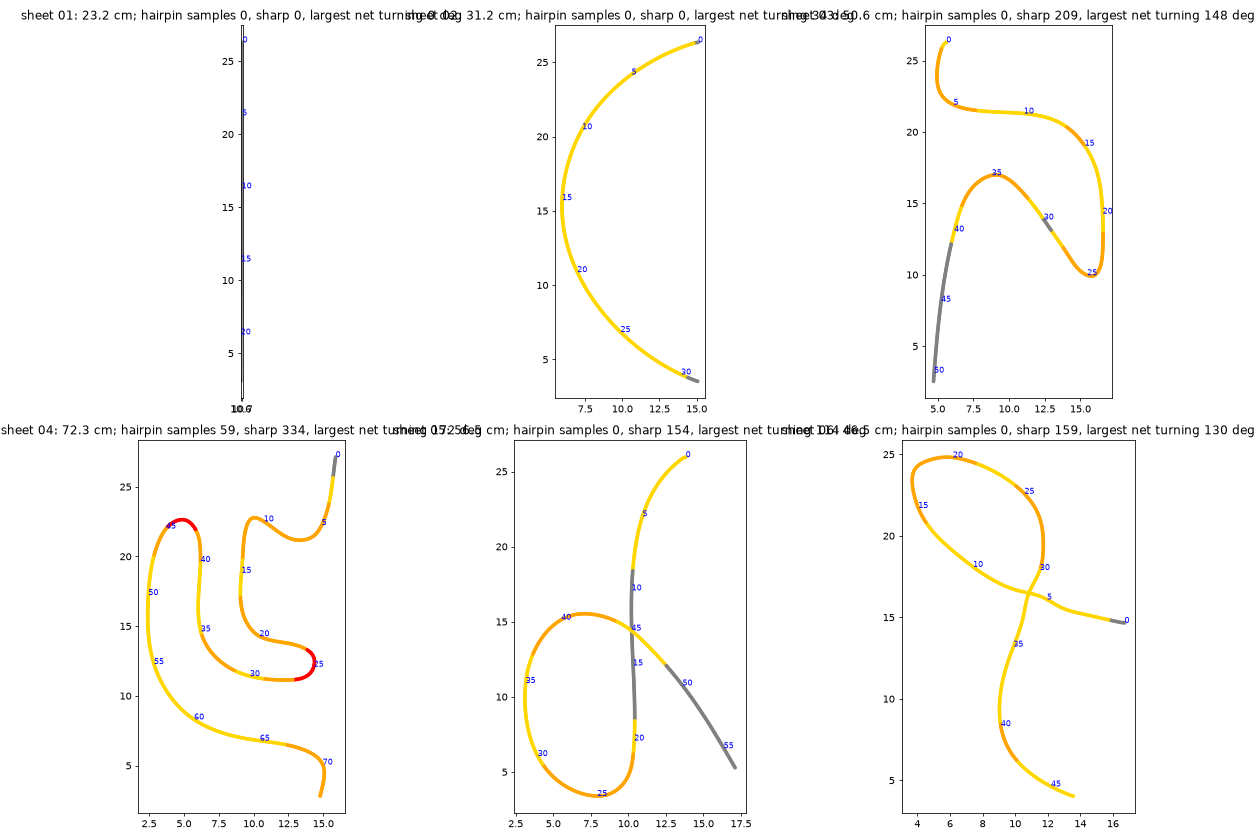

Here is the Python script that generated this plot:
"""
Verifier's drawing of the traced lines of the six sheets with the arc length written along them, and the verifier's own
turning measure (how much the line's direction changes within 3 cm before and after each place).

Read-only; reads ../inputs/audit_line_profiles.npz (the analyst's copy of the audit's traced lines) and writes one PNG.
"""

from pathlib import Path

import matplotlib
matplotlib.use("Agg")
import numpy
from matplotlib import pyplot

LINE_PARAMETERS = {
    "profiles_path": Path(__file__).resolve().parent.parent / "inputs" / "audit_line_profiles.npz",
    "half_window_cm": 3.0,
    "label_every_cm": 5.0
}


def own_turning(points: numpy.ndarray, half_window_cm: float) -> tuple:
    """
    Return the line's absolute and net turning within a window round every sample (the verifier's own code).

    The heading is taken from chords of 1 cm (not from single 1-mm steps), which removes the tracing noise without a
    separate smoothing step.

    Parameters
    ----------
    points : numpy.ndarray
        (samples, 2) in cm, one sample every 0.1 cm.
    half_window_cm : float
        Half the window along the line.

    Returns
    -------
    tuple of numpy.ndarray
        Absolute turning and net turning in degrees, per sample.
    """

    count = len(points)
    chord = 5
    ahead = numpy.clip(numpy.arange(count) + chord, 0, count - 1)
    behind = numpy.clip(numpy.arange(count) - chord, 0, count - 1)
    vector = points[ahead] - points[behind]
    heading = numpy.unwrap(numpy.arctan2(vector[:, 1], vector[:, 0]))
    half = int(round(half_window_cm / 0.1))
    absolute = numpy.zeros(count)
    net = numpy.zeros(count)
    change = numpy.abs(numpy.diff(heading, prepend = heading[0]))
    cumulative = numpy.cumsum(change)
    for index in range(count):
        low, high = max(0, index - half), min(count - 1, index + half)
        absolute[index] = numpy.degrees(cumulative[high] - cumulative[low])
        net[index] = numpy.degrees(heading[high] - heading[low])
    return absolute, net


if __name__ == "__main__":
    settings = dict(LINE_PARAMETERS)
    profiles = numpy.load(settings["profiles_path"])
    figure, axes = pyplot.subplots(2, 3, figsize = (18, 12))
    for axis, number in zip(axes.ravel(), ["01", "02", "03", "04", "05", "06"]):
        points, arc = profiles[f"points_{number}"], profiles[f"arc_{number}"]
        absolute, net = own_turning(points, settings["half_window_cm"])
        kind_colour = numpy.where(numpy.abs(net) >= 150, "red", numpy.where(absolute >= 60, "orange", numpy.where(absolute >= 15, "gold", "grey")))
        axis.scatter(points[:, 0], points[:, 1], c = kind_colour, s = 8)
        for label_cm in numpy.arange(0.0, arc[-1], settings["label_every_cm"]):
            index = int(numpy.argmin(numpy.abs(arc - label_cm)))
            axis.annotate(f"{label_cm:.0f}", points[index], fontsize = 8, color = "blue")
        axis.set_aspect("equal")
        axis.set_title(f"sheet {number}: {arc[-1]:.1f} cm; hairpin samples {int((numpy.abs(net) >= 150).sum())}, "
                       f"sharp {int(((absolute >= 60) & (numpy.abs(net) < 150)).sum())}, largest net turning {numpy.abs(net).max():.0f} deg")
        print(f"sheet {number}: length {arc[-1]:.1f} cm; share of line straight {float((absolute < 15).mean()):.3f}, gentle "
              f"{float(((absolute >= 15) & (absolute < 60)).mean()):.3f}, sharp {float(((absolute >= 60) & (numpy.abs(net) < 150)).mean()):.3f}, "
              f"hairpin {float((numpy.abs(net) >= 150).mean()):.3f}; hairpin arcs: "
              f"{[round(float(value), 1) for value in arc[numpy.abs(net) >= 150][[0, -1]]] if (numpy.abs(net) >= 150).any() else []}")
        if number == "04":
            hairpin = numpy.abs(net) >= 150
            edges = numpy.flatnonzero(numpy.diff(hairpin.astype(int)))
            print("   sheet 04 hairpin stretches (arc from A, cm):", [round(float(arc[edge]), 1) for edge in edges])
    figure.tight_layout()
    figure.savefig(Path(__file__).resolve().parent / "v02_sheet_lines.png", dpi = 70)
